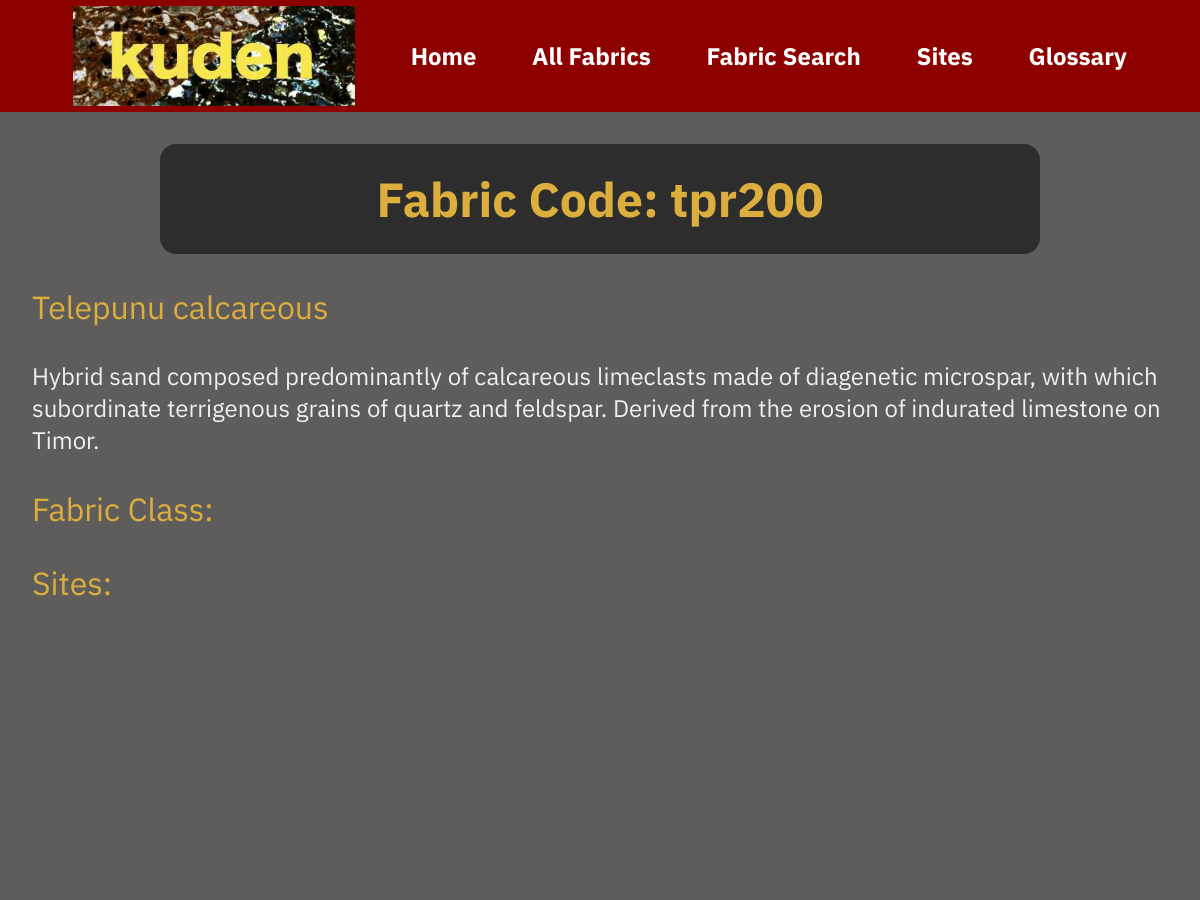
The app's page /tpr200 (upper part), older data.
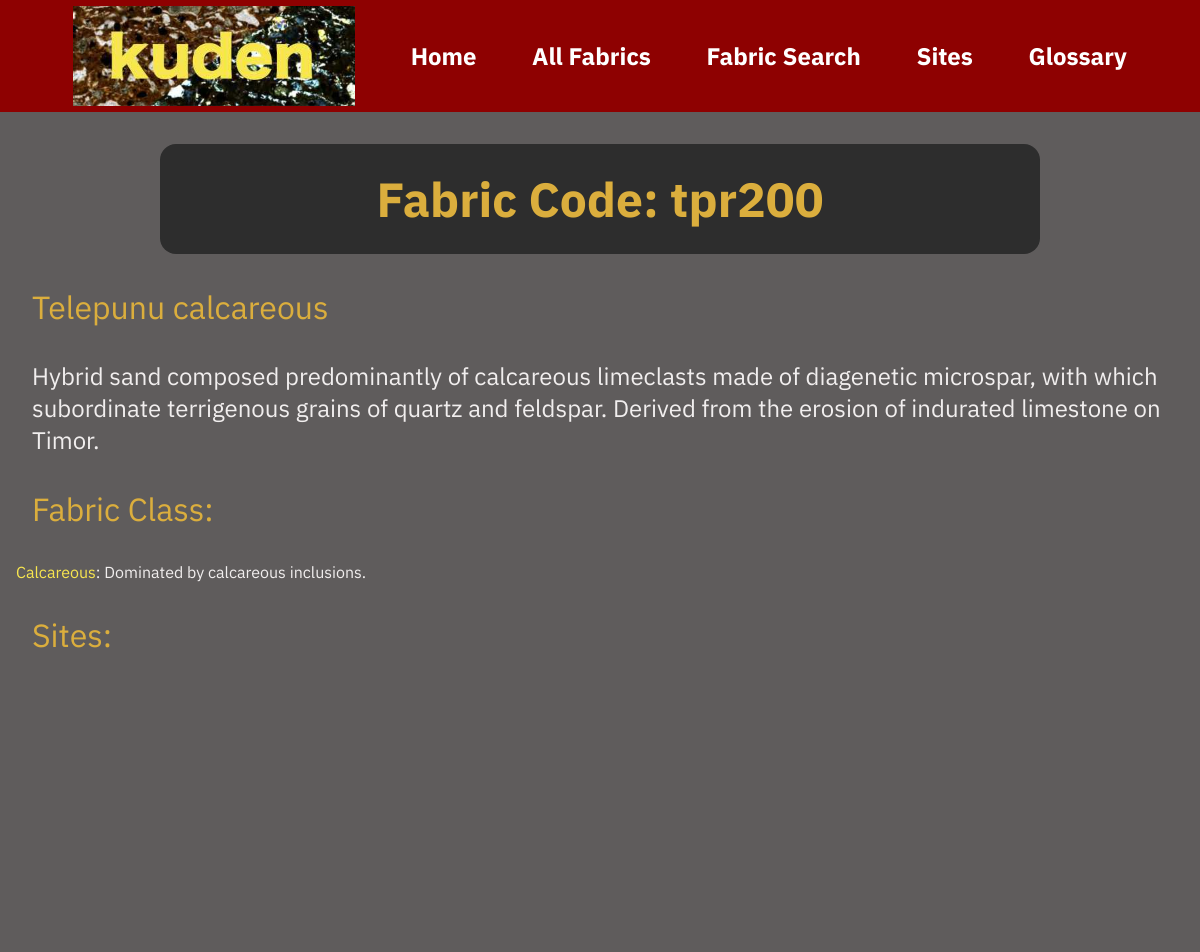
The same page, newer data.
### fabrics2/models.py (models this page shows, shortened)
class SuperFabric(models.Model):
    slug = models.SlugField(default="", blank= True, null = False, db_index=True)
    name = models.CharField(max_length= 50)
    desc = models.CharField(null=True, max_length= 200, blank=True)
    comments = models.TextField(null=True, blank=True)

### fabrics2/views.py (the view)
# urls.py: path("<slug:slug>", views.fabric, name="fabric-type"),
def fabric(request, slug):
    identified_fabric = get_object_or_404(Fabric, slug=slug)
    id_fabrics = identified_fabric.slides.all()
    return render(request, "fabrics2/fabric.html", {
        "fabric": identified_fabric,
        "fabric_slides": id_fabrics,
        "fabric_references": identified_fabric.refs.all(),
        "fabric_sites": identified_fabric.sites.all(),
        "superfabrics": identified_fabric.superfabrics.all(),
        "mbsu": mbsu,
        "volcanoes": Volcano.objects.all(),
        "thsu":thsu
    })

### fabrics2/models.py (called while the page is built)
    def __str__(self):
        return f"{self.name} ({self.island})"

### fabrics2/templates/fabrics2/fabric.html (shortened to what this page needs)
{% extends "base.html" %}
{% load static %}
{% block css_files %}
  <link rel="stylesheet" href="{% static "fabrics2/fabric.css" %}">
  <link rel="stylesheet" href="{% static "fabrics2/abuntable.css" %}">
  <link rel="stylesheet" href="{% static "fabrics2/header.css" %}">
  <link rel="stylesheet" href="{% static "fabrics2/leaflet.css" %}">
{% endblock %}
{% block content %} {% include "fabrics2/includes/header.html" %}
<h1>Fabric Code: {{ fabric.slug }}</h1>
  <h2>{{ fabric.desc }}</h2>
  <h3 id="des">{{ fabric.comments }}</h3>
  <h2>Fabric Class:</h2>
  {% for sf in superfabrics %}
 <p> <a href="{% url "superfabric-type" sf.slug %}">{{ sf.name}}</a>: {{sf.desc}}</p>
  {% endfor %}
  <h2>Sites: </h2>
  {% if fabric_sites %}
    <div id="map"></div>
    <div> <p id="targetSite"></p><div>
  {% else %} <p>No site information available.</p>
  {% endif %}
  {% if fabric_slides %}
    {% for slide in fabric_slides %}
      <br>
    {% endfor %}
  {% else %}
    <p>No representative slide details available.</p>
  {% endif%}
{% endblock %}

Row changes from the older to the newer data that the page shows:
added SuperFabric: name "Calcareous", desc "Dominated by calcareous inclusions."
